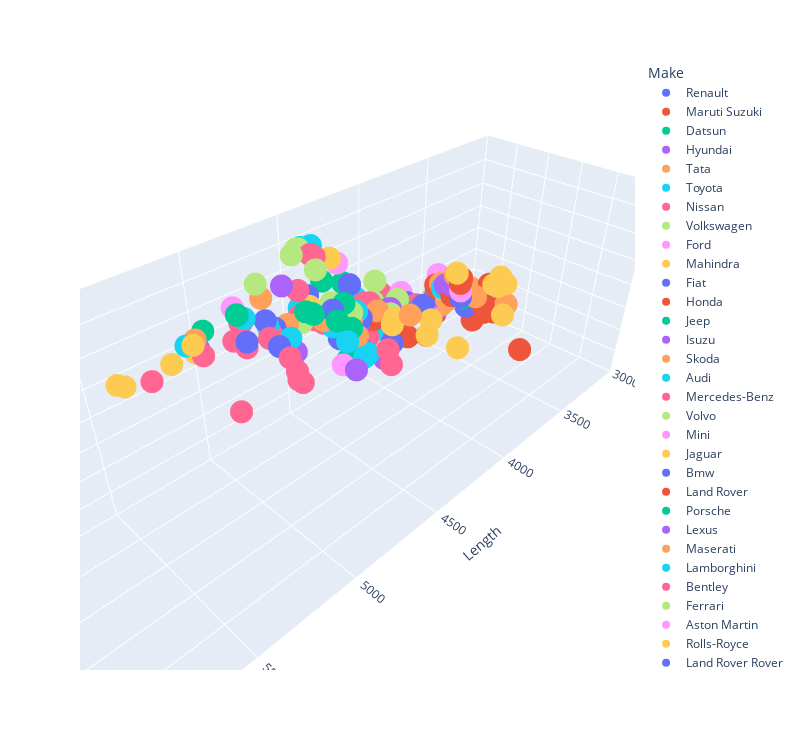

Notebook source saved alongside this figure:
### Code cell
fig= px.scatter_3d(df, x='Length', z='Width', y='Height',color='Make',width=800,height=750)
fig.update_layout(scene = dict(
        xaxis = dict(range=[3000,6000],),
                     yaxis = dict(range=[1000,2000],),
                     zaxis = dict(range=[1200,2000],),),showlegend=True)
fig.show()

### Figure 1 — Plotly figure (JSON) as saved in the notebook; plotly's stock layout.template omitted (floating-point values rounded to 4 significant figures; data arrays with more than 128 entries replaced by an {"elided": "..."} marker saying what was removed)
{"data": [{"hovertemplate": "Make=Renault<br>Length=%{x}<br>Height=%{y}<br>Width=%{z}<extra></extra>", "legendgroup": "Renault", "marker": {"color": "#636efa", "symbol": "circle"}, "mode": "markers", "name": "Renault", "scene": "scene", "showlegend": true, "type": "scatter3d", "x": [3731, 3731, 3731, 3731, 3731, 3731, 3731, 3731, 3731, 3731, 3731, 3731, 3990, 3990, 3990, 3990, 4315, 4315, 4315, 4315, 4315, 4315, 4315, 4315, 4315, 4498, 4498, 4498, 4329, 4329, 4329, 4329], "y": [1490, 1490, 1490, 1490, 1490, 1490, 1490, 1490, 1490, 1490, 1490, 1490, 1643, 1643, 1643, 1643, 1695, 1695, 1695, 1695, 1695, 1695, 1695, 1695, 1695, 1697, 1697, 1697, 1619, 1619, 1619, 1619], "z": [1579, 1579, 1579, 1580, 1579, 1579, 1579, 1579, 1579, 1579, 1579, 1579, 1739, 1739, 1739, 1739, 1822, 1822, 1822, 1822, 1822, 1822, 1822, 1822, 1822, 1751, 1751, 1751, 1813, 1813, 1813, 1813]}, {"hovertemplate": "Make=Maruti Suzuki<br>Length=%{x}<br>Height=%{y}<br>Width=%{z}<extra></extra>", "legendgroup": "Maruti Suzuki", "marker": {"color": "#EF553B", "symbol": "circle"}, "mode": "markers", "name": "Maruti Suzuki", "scene": "scene", "showlegend": true, "type": "scatter3d", "x": {"elided": "133 int values"}, "y": {"elided": "133 int values"}, "z": {"elided": "133 int values"}}, {"hovertemplate": "Make=Datsun<br>Length=%{x}<br>Height=%{y}<br>Width=%{z}<extra></extra>", "legendgroup": "Datsun", "marker": {"color": "#00cc96", "symbol": "circle"}, "mode": "markers", "name": "Datsun", "scene": "scene", "showlegend": true, "type": "scatter3d", "x": [3788, 3788, 3788, 3788, 3788, 3788, 3788, 3788, 3788], "y": [1507, 1507, 1507, 1507, 1507, 1507, 1507, 1507, 1507], "z": [1636, 1636, 1636, 1636, 1636, 1636, 1636, 1636, 1636]}, {"hovertemplate": "Make=Hyundai<br>Length=%{x}<br>Height=%{y}<br>Width=%{z}<extra></extra>", "legendgroup": "Hyundai", "marker": {"color": "#ab63fa", "symbol": "circle"}, "mode": "markers", "name": "Hyundai", "scene": "scene", "showlegend": true, "type": "scatter3d", "x": [3610, 3610, 3610, 3610, 3610, 3610, 3610, 3610, 3995, 3995, 3995, 3985, 3985, 3985, 3985, 3985, 3995, 3985, 3985, 3985, 3985, 3985, 3765, 3765, 3765, 3995, 3995, 3995, 3995, 3995, 3995, 3995, 3995, 3995, 3995, 3995, 3995, 3995, 4440, 4440, 4440, 4440, 4440, 4440, 4440, 4440, 4440, 4440, 4440, 4440, 4440, 3765, 3765, 3765, 3765, 3765, 3765, 4620, 4620, 4620, 4620, 4475, 4475, 4475, 4475, 4475, 4475, 4475, 4475, 3805, 3805, 3805, 3805, 3805, 3805, 3805, 3805, 3805, 3805, 3995, 3995, 3995, 3995, 3995, 3995, 3995, 3995, 3995, 4270, 4270, 4270, 4270, 4270, 4270, 4270, 4270, 4270, 4270, 4270, 4270, 4270, 4270, 4270, 4270, 4270, 4270], "y": [1560, 1560, 1560, 1560, 1560, 1560, 1560, 1560, 1520, 1520, 1505, 1505, 1505, 1505, 1505, 1505, 1505, 1505, 1505, 1505, 1505, 1505, 1520, 1520, 1520, 1590, 1590, 1590, 1590, 1590, 1590, 1590, 1590, 1590, 1555, 1555, 1555, 1555, 1445, 1445, 1445, 1445, 1445, 1445, 1445, 1445, 1445, 1445, 1445, 1445, 1445, 1520, 1520, 1520, 1520, 1520, 1520, 1465, 1465, 1465, 1465, 1660, 1660, 1660, 1660, 1660, 1660, 1660, 1660, 1520, 1520, 1520, 1520, 1520, 1520, 1520, 1520, 1520, 1520, 1520, 1520, 1520, 1520, 1520, 1520, 1520, 1520, 1520, 1630, 1630, 1630, 1630, 1630, 1630, 1630, 1630, 1630, 1630, 1630, 1630, 1630, 1630, 1630, 1630, 1630, 1665], "z": [1645, 1645, 1645, 1645, 1645, 1645, 1645, 1645, 1660, 1660, 1710, 1734, 1734, 1734, 1734, 1734, 1734, 1734, 1734, 1734, 1734, 1734, 1660, 1660, 1660, 1770, 1770, 1770, 1770, 1770, 1770, 1770, 1770, 1770, 1760, 1760, 1760, 1760, 1729, 1729, 1729, 1729, 1729, 1729, 1729, 1729, 1729, 1729, 1729, 1729, 1729, 1660, 1660, 1660, 1660, 1660, 1660, 1800, 1800, 1800, 1800, 1850, 1850, 1850, 1850, 1850, 1850, 1850, 1850, 1680, 1680, 1680, 1680, 1680, 1680, 1680, 1680, 1680, 1680, 1660, 1660, 1660, 1660, 1660, 1660, 1660, 1660, 1660, 1780, 1780, 1780, 1780, 1780, 1780, 1780, 1780, 1780, 1780, 1780, 1780, 1780, 1780, 1780, 1780, 1780, 1780]}, {"hovertemplate": "Make=Tata<br>Length=%{x}<br>Height=%{y}<br>Width=%{z}<extra></extra>", "legendgroup": "Tata", "marker": {"color": "#FFA15A", "symbol": "circle"}, "mode": "markers", "name": "Tata", "scene": "scene", "showlegend": true, "type": "scatter3d", "x": [3765, 3746, 3746, 3746, 3746, 3746, 3746, 3746, 3825, 3825, 3825, 3825, 3990, 3990, 3990, 3990, 3990, 3990, 3990, 3990, 3990, 3990, 3992, 3992, 3992, 3992, 3995, 3995, 3995, 3995, 3995, 3995, 3994, 3994, 3994, 3994, 3994, 3994, 3994, 3994, 3994, 3994, 3994, 3994, 3994, 3994, 3994, 3994, 3994, 3994, 3994, 3994, 3994, 3994, 3994, 4788, 4788, 4788, 4788, 4655, 4655, 4598, 4598, 4598, 4598, 4598, 4598, 3793, 3793, 3793], "y": [1535, 1535, 1535, 1535, 1535, 1535, 1535, 1535, 1562, 1562, 1562, 1562, 1523, 1523, 1523, 1523, 1523, 1523, 1523, 1523, 1523, 1523, 1537, 1537, 1537, 1537, 1570, 1570, 1570, 1570, 1570, 1570, 1607, 1607, 1607, 1607, 1607, 1607, 1607, 1607, 1607, 1607, 1607, 1607, 1607, 1607, 1607, 1607, 1607, 1607, 1607, 1607, 1607, 1607, 1607, 1791, 1791, 1791, 1791, 1922, 1922, 1706, 1706, 1706, 1706, 1706, 1706, 1587, 1587, 1587], "z": [1677, 1647, 1647, 1647, 1647, 1647, 1647, 1647, 1695, 1695, 1695, 1695, 1755, 1755, 1755, 1755, 1755, 1755, 1755, 1755, 1755, 1755, 1677, 1677, 1677, 1677, 1706, 1706, 1706, 1706, 1706, 1706, 1811, 1811, 1811, 1811, 1811, 1811, 1811, 1811, 1811, 1811, 1811, 1811, 1811, 1811, 1811, 1811, 1811, 1811, 1811, 1811, 1811, 1811, 1811, 1903, 1903, 1903, 1903, 1965, 1965, 1894, 1894, 1894, 1894, 1894, 1894, 1665, 1665, 1665]}, {"hovertemplate": "Make=Toyota<br>Length=%{x}<br>Height=%{y}<br>Width=%{z}<extra></extra>", "legendgroup": "Toyota", "marker": {"color": "#19d3f3", "symbol": "circle"}, "mode": "markers", "name": "Toyota", "scene": "scene", "showlegend": true, "type": "scatter3d", "x": [3884, 3884, 3884, 3884, 3884, 3884, 3884, 3884, 3884, 3884, 3884, 3884, 3884, 3884, 4369, 4369, 4369, 4369, 4369, 4369, 4369, 4369, 4369, 4369, 3895, 3895, 3895, 3895, 3895, 3895, 3995, 3995, 3995, 3995, 3995, 4840, 4735, 4735, 4735, 4735, 4735, 4735, 4735, 4735, 4735, 4735, 4735, 4735, 4735, 4735, 4735, 4735, 4620, 4620, 4620, 4620, 4620, 4620, 4795, 4795, 4795, 4795, 4795, 4795, 4795, 4950, 4540, 4885, 4425, 4425, 4425, 4425, 4425, 4425, 4425, 4425, 4425, 4425, 4425, 4425, 4425, 4425], "y": [1510, 1510, 1510, 1510, 1510, 1510, 1510, 1510, 1510, 1510, 1510, 1510, 1510, 1510, 1510, 1510, 1510, 1510, 1510, 1510, 1510, 1510, 1510, 1510, 1555, 1555, 1555, 1555, 1555, 1555, 1540, 1540, 1540, 1540, 1540, 1880, 1795, 1795, 1795, 1795, 1795, 1795, 1795, 1795, 1795, 1795, 1795, 1795, 1795, 1795, 1795, 1795, 1475, 1475, 1475, 1475, 1475, 1475, 1835, 1835, 1835, 1835, 1835, 1835, 1835, 1910, 1490, 1455, 1495, 1495, 1495, 1495, 1495, 1495, 1495, 1495, 1495, 1495, 1495, 1495, 1495, 1495], "z": [1695, 1695, 1695, 1695, 1695, 1695, 1695, 1695, 1695, 1695, 1695, 1695, 1695, 1695, 1695, 1695, 1695, 1695, 1695, 1695, 1695, 1695, 1695, 1695, 1735, 1735, 1735, 1735, 1735, 1735, 1745, 1745, 1745, 1745, 1745, 1885, 1830, 1830, 1830, 1830, 1830, 1830, 1830, 1830, 1830, 1830, 1830, 1830, 1830, 1830, 1830, 1830, 1775, 1775, 1775, 1775, 1775, 1775, 1855, 1855, 1855, 1855, 1855, 1855, 1855, 1980, 1760, 1840, 1730, 1730, 1730, 1730, 1730, 1730, 1730, 1730, 1730, 1730, 1730, 1730, 1730, 1730]}, {"hovertemplate": "Make=Nissan<br>Length=%{x}<br>Height=%{y}<br>Width=%{z}<extra></extra>", "legendgroup": "Nissan", "marker": {"color": "#FF6692", "symbol": "circle"}, "mode": "markers", "name": "Nissan", "scene": "scene", "showlegend": true, "type": "scatter3d", "x": [3801, 3801, 3801, 4455, 4455, 4455, 4455, 4455, 4455, 4455, 4331, 4331, 4331, 4331, 4331, 4331, 4710, 3825, 3825, 3825, 3825, 4384, 4384, 4384, 4384, 4384, 4384, 4384, 4384], "y": [1530, 1530, 1530, 1515, 1515, 1515, 1515, 1515, 1515, 1515, 1671, 1671, 1671, 1671, 1671, 1671, 1370, 1530, 1530, 1525, 1525, 1651, 1651, 1651, 1651, 1651, 1651, 1651, 1651], "z": [1665, 1665, 1665, 1695, 1695, 1695, 1695, 1695, 1695, 1695, 1822, 1822, 1822, 1822, 1822, 1822, 1895, 1665, 1665, 1665, 1665, 1813, 1813, 1813, 1813, 1813, 1813, 1813, 1813]}, {"hovertemplate": "Make=Volkswagen<br>Length=%{x}<br>Height=%{y}<br>Width=%{z}<extra></extra>", "legendgroup": "Volkswagen", "marker": {"color": "#B6E880", "symbol": "circle"}, "mode": "markers", "name": "Volkswagen", "scene": "scene", "showlegend": true, "type": "scatter3d", "x": [3971, 3971, 3971, 3971, 3971, 3971, 3971, 3971, 3995, 3995, 3995, 4486, 4390, 4390, 4390, 4390, 4390, 4390, 4390, 4390, 4390, 4390, 3971, 3971, 4767, 4767, 4767, 4767], "y": [1469, 1469, 1469, 1469, 1469, 1469, 1469, 1469, 1483, 1483, 1483, 1672, 1467, 1467, 1467, 1467, 1467, 1467, 1467, 1467, 1467, 1467, 1469, 1469, 1456, 1456, 1456, 1456], "z": [1682, 1682, 1682, 1682, 1682, 1682, 1682, 1682, 1682, 1682, 1682, 1839, 1699, 1699, 1699, 1699, 1699, 1699, 1699, 1699, 1699, 1699, 1682, 1682, 1832, 1832, 1832, 1832]}, {"hovertemplate": "Make=Ford<br>Length=%{x}<br>Height=%{y}<br>Width=%{z}<extra></extra>", "legendgroup": "Ford", "marker": {"color": "#FF97FF", "symbol": "circle"}, "mode": "markers", "name": "Ford", "scene": "scene", "showlegend": true, "type": "scatter3d", "x": [3954, 3954, 3954, 3954, 3954, 3954, 3954, 3954, 3995, 3995, 3995, 3995, 3995, 3995, 3995, 3995, 3995, 3995, 3995, 3995, 3995, 4784, 3998, 3998, 3998, 3998, 3998, 3998, 3998, 3998, 3998, 3998, 3998, 3998, 4903, 4903, 4903, 3941, 3941, 3941, 3941, 3941, 3941], "y": [1570, 1570, 1570, 1570, 1570, 1570, 1570, 1570, 1525, 1525, 1525, 1525, 1525, 1525, 1525, 1525, 1525, 1525, 1525, 1525, 1525, 1391, 1647, 1647, 1647, 1647, 1647, 1647, 1647, 1647, 1647, 1647, 1647, 1647, 1837, 1837, 1837, 1525, 1525, 1525, 1525, 1525, 1525], "z": [1737, 1737, 1737, 1737, 1737, 1737, 1737, 1737, 1704, 1704, 1704, 1704, 1704, 1705, 1704, 1704, 1704, 1704, 1704, 1704, 1704, 2080, 1765, 1765, 1765, 1765, 1765, 1765, 1765, 1765, 1765, 1765, 1765, 1765, 1869, 1869, 1869, 1704, 1704, 1704, 1704, 1704, 1704]}, {"hovertemplate": "Make=Mahindra<br>Length=%{x}<br>Height=%{y}<br>Width=%{z}<extra></extra>", "legendgroup": "Mahindra", "marker": {"color": "#FECB52", "symbol": "circle"}, "mode": "markers", "name": "Mahindra", "scene": "scene", "showlegend": true, "type": "scatter3d", "x": [3991, 4850, 3700, 3700, 3700, 3700, 3700, 3700, 3700, 3700, 3700, 3700, 3700, 3700, 3700, 3700, 3700, 3700, 3995, 3995, 4400, 4400, 4400, 4585, 4585, 4585, 4585, 4585, 4585, 4585, 4585, 4456, 4456, 4456, 4456, 4456, 4456, 4585, 4585, 4585, 4585, 4585, 4585, 4585, 4585, 4585, 4585, 4585, 4585, 4585, 4585, 4585, 4585, 4585, 4585, 4585, 4585, 4585, 3995, 3995, 3995, 3995, 3995, 3995, 3995, 4520, 3985, 3985, 3985, 3985], "y": [1540, 1.845, 1655, 1655, 1655, 1655, 1655, 1655, 1655, 1655, 1655, 1655, 1655, 1655, 1655, 1655, 1655, 1655, 1880, 1617, 1812, 1812, 1812, 1774, 1774, 1774, 1774, 1774, 1774, 1774, 1774, 1995, 1995, 1995, 1995, 1995, 1995, 1785, 1785, 1785, 1785, 1785, 1785, 1785, 1785, 1785, 1785, 1785, 1785, 1785, 1785, 1785, 1785, 1785, 1785, 1785, 1785, 1785, 1817, 1817, 1817, 1839, 1839, 1839, 1839, 1895, 1870, 1870, 1870, 1870], "z": [1740, 1960, 1735, 1735, 1735, 1735, 1735, 1735, 1735, 1735, 1735, 1735, 1735, 1735, 1735, 1735, 1735, 1735, 1745, 1821, 1835, 1835, 1835, 1866, 1866, 1866, 1866, 1866, 1866, 1866, 1866, 1820, 1820, 1820, 1820, 1820, 1820, 1890, 1890, 1890, 1890, 1890, 1890, 1890, 1890, 1890, 1890, 1890, 1890, 1890, 1890, 1890, 1890, 1890, 1890, 1890, 1890, 1890, 1835, 1835, 1835, 1835, 1835, 1835, 1835, 1850, 1850, 1850, 1850, 1850]}, {"hovertemplate": "Make=Fiat<br>Length=%{x}<br>Height=%{y}<br>Width=%{z}<extra></extra>", "legendgroup": "Fiat", "marker": {"color": "#636efa", "symbol": "circle"}, "mode": "markers", "name": "Fiat", "scene": "scene", "showlegend": true, "type": "scatter3d", "x": [3989, 3989, 3989, 4596, 4596, 4596, 3989, 3989, 3989], "y": [1542, 1542, 1542, 1494, 1494, 1487, 1525, 1525, 1525], "z": [1706, 1706, 1706, 1730, 1730, 1730, 1687, 1687, 1687]}, {"hovertemplate": "Make=Honda<br>Length=%{x}<br>Height=%{y}<br>Width=%{z}<extra></extra>", "legendgroup": "Honda", "marker": {"color": "#EF553B", "symbol": "circle"}, "mode": "markers", "name": "Honda", "scene": "scene", "showlegend": true, "type": "scatter3d", "x": [3955, 3955, 3955, 3955, 3955, 3955, 3955, 3955, 4592, 3995, 3995, 3995, 3995, 3995, 3995, 3995, 3995, 3995, 3995, 3995, 3995, 3995, 3995, 3995, 3995, 3995, 3995, 3995, 3995, 4453, 4453, 4453, 4456, 4456, 4453, 4453, 4456, 4656, 4656, 4656, 4656, 4656, 3999, 3999, 3999, 3999, 3999, 3999, 4933, 4440, 4440, 4440, 4440, 4440, 4440, 4440, 4440, 4440, 4440], "y": [1544, 1544, 1544, 1544, 1544, 1544, 1544, 1544, 1679, 1501, 1498, 1498, 1501, 1501, 1501, 1501, 1501, 1501, 1501, 1501, 1501, 1501, 1501, 1501, 1501, 1501, 1501, 1501, 1501, 1666, 1666, 1666, 1666, 1666, 1666, 1666, 1666, 1433, 1433, 1433, 1433, 1433, 1601, 1601, 1601, 1601, 1601, 1601, 1464, 1495, 1495, 1495, 1495, 1495, 1495, 1495, 1495, 1495, 1495], "z": [1694, 1694, 1694, 1694, 1694, 1694, 1694, 1694, 1855, 1695, 1695, 1695, 1695, 1695, 1695, 1695, 1695, 1695, 1695, 1695, 1695, 1695, 1695, 1695, 1695, 1695, 1695, 1695, 1695, 1735, 1735, 1735, 1735, 1735, 1735, 1735, 1735, 1799, 1799, 1799, 1799, 1799, 1734, 1734, 1734, 1734, 1734, 1734, 1849, 1695, 1695, 1695, 1695, 1695, 1695, 1695, 1695, 1695, 1695]}, {"hovertemplate": "Make=Jeep<br>Length=%{x}<br>Height=%{y}<br>Width=%{z}<extra></extra>", "legendgroup": "Jeep", "marker": {"color": "#00cc96", "symbol": "circle"}, "mode": "markers", "name": "Jeep", "scene": "scene", "showlegend": true, "type": "scatter3d", "x": [4398, 4398, 4828, 4828, 4846, 4828, 4395, 4395, 4395, 4395, 4395, 4395, 4395, 4395, 4395, 4395, 4395, 4395, 4395, 4395, 4395, 4395, 4395, 4395, 4395, 4395, 4395, 4882], "y": [1657, 1657, 1802, 1802, 1749, 1802, 1640, 1640, 1640, 1640, 1640, 1640, 1640, 1640, 1640, 1640, 1640, 1640, 1640, 1640, 1640, 1640, 1640, 1640, 1640, 1640, 1640, 1838], "z": [1818, 1818, 1943, 1943, 1954, 1943, 1818, 1818, 1818, 1818, 1818, 1818, 1818, 1818, 1818, 1818, 1818, 1818, 1818, 1818, 1818, 1818, 1818, 1818, 1818, 1818, 1818, 1877]}, {"hovertemplate": "Make=Isuzu<br>Length=%{x}<br>Height=%{y}<br>Width=%{z}<extra></extra>", "legendgroup": "Isuzu", "marker": {"color": "#ab63fa", "symbol": "circle"}, "mode": "markers", "name": "Isuzu", "scene": "scene", "showlegend": true, "type": "scatter3d", "x": [4825, 4825], "y": [1840, 1840], "z": [1860, 1860]}, {"hovertemplate": "Make=Skoda<br>Length=%{x}<br>Height=%{y}<br>Width=%{z}<extra></extra>", "legendgroup": "Skoda", "marker": {"color": "#FFA15A", "symbol": "circle"}, "mode": "markers", "name": "Skoda", "scene": "scene", "showlegend": true, "type": "scatter3d", "x": [4861, 4861, 4861, 4861, 4861, 4413, 4413, 4413, 4413, 4861, 4861, 4861, 4861, 4861, 4861, 4861, 4697, 4413, 4413, 4413, 4413, 4413, 4413, 4413, 4413, 4413, 4413, 4413, 4413, 4413, 4413, 4670, 4670, 4670, 4670, 4670, 4670, 4670, 4670, 4670, 4670, 4670, 4670], "y": [1483, 1483, 1483, 1483, 1483, 1466, 1466, 1466, 1466, 1483, 1483, 1483, 1483, 1483, 1483, 1483, 1665, 1466, 1466, 1466, 1466, 1466, 1466, 1466, 1466, 1466, 1466, 1466, 1466, 1466, 1466, 1476, 1476, 1476, 1476, 1476, 1476, 1476, 1476, 1476, 1476, 1476, 1476], "z": [1864, 1864, 1864, 1864, 1864, 1699, 1699, 1699, 1699, 1864, 1864, 1864, 1864, 1864, 1864, 1864, 1882, 1699, 1699, 1699, 1699, 1699, 1699, 1699, 1699, 1699, 1699, 1699, 1699, 1699, 1699, 1814, 1814, 1814, 1814, 1814, 1814, 1814, 1814, 1814, 1814, 1814, 1814]}, {"hovertemplate": "Make=Audi<br>Length=%{x}<br>Height=%{y}<br>Width=%{z}<extra></extra>", "legendgroup": "Audi", "marker": {"color": "#19d3f3", "symbol": "circle"}, "mode": "markers", "name": "Audi", "scene": "scene", "showlegend": true, "type": "scatter3d", "x": [4456, 4456, 4456, 4456, 4388, 4388, 4388, 4388, 4726, 4726, 4421, 4933, 4933, 4718, 5052, 5302, 4440, 4388, 4388, 4663, 4663, 5052, 5052, 5052, 5052, 5052, 5052, 5012], "y": [1416, 1416, 1416, 1416, 1608, 1608, 1608, 1608, 1427, 1427, 1409, 1455, 1455, 1384, 1740, 1485, 1252, 1608, 1608, 1659, 1659, 1740, 1740, 1740, 1740, 1740, 1740, 1419], "z": [1796, 1796, 1796, 1796, 1831, 1831, 1831, 1831, 1842, 1842, 1793, 1874, 1874, 1843, 1968, 1945, 2029, 1831, 1831, 1898, 1898, 1968, 1968, 1968, 1968, 1968, 1968, 1911]}, {"hovertemplate": "Make=Mercedes-Benz<br>Length=%{x}<br>Height=%{y}<br>Width=%{z}<extra></extra>", "legendgroup": "Mercedes-Benz", "marker": {"color": "#FF6692", "symbol": "circle"}, "mode": "markers", "name": "Mercedes-Benz", "scene": "scene", "showlegend": true, "type": "scatter3d", "x": [4393, 4393, 4393, 4393, 4630, 4630, 4630, 5120, 5146, 5146, 5146, 5120, 5116, 5246, 5027, 4763, 4817, 5453, 5246, 5027, 5063, 5063, 5063, 4879, 5063, 5063, 5063, 5063, 4686, 5370, 5140, 5140, 4933, 4546, 4551, 4544, 4292, 4292, 4686, 4686, 4686, 4756, 4686, 4686, 4924, 4924, 4424, 4424, 4424, 4445, 4424, 4445, 4658, 4658], "y": [1557, 1557, 1557, 1557, 1432, 1432, 1432, 1850, 1850, 1850, 1850, 1850, 1494, 1494, 1411, 1938, 1969, 1498, 1494, 1417, 1494, 1494, 1494, 1474, 1494, 1494, 1494, 1494, 1409, 1880, 1880, 1901, 1475, 1288, 1284, 1259, 1433, 1433, 1442, 1442, 1442, 1426, 1442, 1442, 1772, 1772, 1494, 1494, 1494, 1479, 1494, 1479, 1644, 1644], "z": [1786, 1786, 1786, 1786, 1777, 1777, 1777, 1934, 1982, 1982, 1982, 1934, 1899, 1899, 1899, 1855, 1931, 1899, 1899, 1899, 1860, 1860, 1860, 1854, 1860, 1860, 1860, 1860, 1810, 1928, 1928, 1928, 1852, 1939, 2007, 1939, 1780, 2022, 1810, 1810, 1810, 1839, 1810, 1810, 2157, 2157, 1804, 1804, 1804, 1804, 1804, 1804, 1890, 1890]}, {"hovertemplate": "Make=Volvo<br>Length=%{x}<br>Height=%{y}<br>Width=%{z}<extra></extra>", "legendgroup": "Volvo", "marker": {"color": "#B6E880", "symbol": "circle"}, "mode": "markers", "name": "Volvo", "scene": "scene", "showlegend": true, "type": "scatter3d", "x": [4425, 4369, 4369, 4635, 4635, 4637, 4688, 4950, 4950, 4950, 4950, 4950, 4370, 4370, 4950], "y": [1652, 1420, 1420, 1484, 1484, 1539, 1658, 1776, 1776, 1776, 1776, 1776, 1458, 1470, 1543], "z": [1863, 2041, 2041, 2097, 1865, 2097, 1902, 2140, 2140, 2140, 2140, 2140, 1783, 1857, 2052]}, {"hovertemplate": "Make=Mini<br>Length=%{x}<br>Height=%{y}<br>Width=%{z}<extra></extra>", "legendgroup": "Mini", "marker": {"color": "#FF97FF", "symbol": "circle"}, "mode": "markers", "name": "Mini", "scene": "scene", "showlegend": true, "type": "scatter3d", "x": [3874, 4299, 4299, 4299, 4299], "y": [1414, 1557, 1557, 1557, 1557], "z": [1727, 1822, 1822, 1822, 1822]}, {"hovertemplate": "Make=Jaguar<br>Length=%{x}<br>Height=%{y}<br>Width=%{z}<extra></extra>", "legendgroup": "Jaguar", "marker": {"color": "#FECB52", "symbol": "circle"}, "mode": "markers", "name": "Jaguar", "scene": "scene", "showlegend": true, "type": "scatter3d", "x": [4691, 4691, 4691, 4691, 4961, 5252, 5252, 5067, 5067, 5252, 5252, 5255, 4731, 4731, 4470, 4475, 4475, 4482, 4482, 4482, 4482], "y": [1416, 1416, 1416, 1416, 1460, 1457, 1457, 1457, 1457, 1457, 1457, 1460, 1651, 1651, 1308, 1311, 1311, 1311, 1308, 1308, 1311], "z": [1850, 1850, 1850, 1850, 2091, 1899, 1899, 2091, 2091, 1899, 1899, 1899, 2175, 2175, 2042, 2042, 2042, 1923, 1923, 1923, 1923]}, {"hovertemplate": "Make=Bmw<br>Length=%{x}<br>Height=%{y}<br>Width=%{z}<extra></extra>", "legendgroup": "Bmw", "marker": {"color": "#636efa", "symbol": "circle"}, "mode": "markers", "name": "Bmw", "scene": "scene", "showlegend": true, "type": "scatter3d", "x": [4657, 4657, 4657, 4461, 5120, 5120, 5120, 5120, 5219, 5219, 4439, 4439, 4439, 4477, 4439, 4633, 4633, 4633, 4752, 4752, 4752, 4324, 4324, 5151, 5151, 4671, 4907, 4907, 4907, 5219, 5219, 5091, 4956], "y": [1678, 1678, 1678, 1410, 1479, 1479, 1479, 1479, 1481, 1481, 1612, 1612, 1612, 1545, 1612, 1429, 1429, 1429, 1621, 1621, 1621, 1304, 1304, 1805, 1805, 1383, 1464, 1464, 1464, 1481, 1481, 1538, 1473], "z": [1881, 1881, 1881, 1854, 2169, 2169, 2169, 2169, 2142, 2142, 2060, 2058, 2058, 2058, 1821, 1811, 1811, 1811, 1918, 1918, 1918, 2024, 1459, 2000, 2000, 1870, 1860, 1860, 1860, 2142, 2142, 1902, 1903]}, {"hovertemplate": "Make=Land Rover<br>Length=%{x}<br>Height=%{y}<br>Width=%{z}<extra></extra>", "legendgroup": "Land Rover", "marker": {"color": "#EF553B", "symbol": "circle"}, "mode": "markers", "name": "Land Rover", "scene": "scene", "showlegend": true, "type": "scatter3d", "x": [4600, 4600, 4988, 4988, 4988, 4988, 4988, 4988, 4988, 4988], "y": [1727, 1727, 1846, 1846, 1846, 1846, 1846, 1846, 1846, 1846], "z": [2069, 2069, 2200, 2200, 2200, 2200, 2200, 2200, 2200, 2200]}, {"hovertemplate": "Make=Porsche<br>Length=%{x}<br>Height=%{y}<br>Width=%{z}<extra></extra>", "legendgroup": "Porsche", "marker": {"color": "#00cc96", "symbol": "circle"}, "mode": "markers", "name": "Porsche", "scene": "scene", "showlegend": true, "type": "scatter3d", "x": [4379, 4379, 5049, 5199, 5049, 4918, 4926, 4918, 4519, 4519, 4696, 4696], "y": [1281, 1281, 1427, 1432, 1432, 1696, 1673, 1705, 1300, 1299, 1624, 1624], "z": [1801, 1801, 1937, 1937, 1937, 1983, 1983, 1983, 1852, 1852, 1923, 1923]}, {"hovertemplate": "Make=Lexus<br>Length=%{x}<br>Height=%{y}<br>Width=%{z}<extra></extra>", "legendgroup": "Lexus", "marker": {"color": "#ab63fa", "symbol": "circle"}, "mode": "markers", "name": "Lexus", "scene": "scene", "showlegend": true, "type": "scatter3d", "x": [5000, 4770, 4.64, 4640, 5235, 5235, 5235], "y": [1700, 1345, 1645, 1645, 1450, 1450, 1450], "z": [1895, 1920, 1.845, 1845, 1900, 1900, 1900]}, {"hovertemplate": "Make=Maserati<br>Length=%{x}<br>Height=%{y}<br>Width=%{z}<extra></extra>", "legendgroup": "Maserati", "marker": {"color": "#FFA15A", "symbol": "circle"}, "mode": "markers", "name": "Maserati", "scene": "scene", "showlegend": true, "type": "scatter3d", "x": [5003, 5003, 5003, 4881, 5262, 4881], "y": [1679, 1679, 1679, 1353, 1481, 1353], "z": [2158, 2158, 2158, 1915, 1948, 2056]}, {"hovertemplate": "Make=Lamborghini<br>Length=%{x}<br>Height=%{y}<br>Width=%{z}<extra></extra>", "legendgroup": "Lamborghini", "marker": {"color": "#19d3f3", "symbol": "circle"}, "mode": "markers", "name": "Lamborghini", "scene": "scene", "showlegend": true, "type": "scatter3d", "x": [5112, 4459, 4459, 4459, 4459, 4459, 4459, 4459, 4520, 4780, 4780, 4797], "y": [1638, 1165, 1165, 1165, 1165, 1165, 1165, 1165, 1165, 1136, 1136, 1136], "z": [2181, 1924, 1924, 1924, 1924, 1924, 1924, 1924, 1933, 2030, 2030, 2030]}, {"hovertemplate": "Make=Bentley<br>Length=%{x}<br>Height=%{y}<br>Width=%{z}<extra></extra>", "legendgroup": "Bentley", "marker": {"color": "#FF6692", "symbol": "circle"}, "mode": "markers", "name": "Bentley", "scene": "scene", "showlegend": true, "type": "scatter3d", "x": [4807, 5141, 5140, 5575, 5299, 5299], "y": [1401, 1742, 1742, 1521, 1488, 1488], "z": [2226, 1998, 1998, 2208, 2207, 2207]}, {"hovertemplate": "Make=Ferrari<br>Length=%{x}<br>Height=%{y}<br>Width=%{z}<extra></extra>", "legendgroup": "Ferrari", "marker": {"color": "#B6E880", "symbol": "circle"}, "mode": "markers", "name": "Ferrari", "scene": "scene", "showlegend": true, "type": "scatter3d", "x": [4569, 4571, 4568, 4568, 4922, 4922, 4657, 4568], "y": [1320, 1203, 1213, 1213, 1383, 1383, 1276, 1211], "z": [1910, 1951, 1952, 1952, 1980, 1980, 1971, 1952]}, {"hovertemplate": "Make=Aston Martin<br>Length=%{x}<br>Height=%{y}<br>Width=%{z}<extra></extra>", "legendgroup": "Aston Martin", "marker": {"color": "#FF97FF", "symbol": "circle"}, "mode": "markers", "name": "Aston Martin", "scene": "scene", "showlegend": true, "type": "scatter3d", "x": [4385, 4465, 5019], "y": [1250, 1273, 1360], "z": [1865, 2153, 1929]}, {"hovertemplate": "Make=Rolls-Royce<br>Length=%{x}<br>Height=%{y}<br>Width=%{z}<extra></extra>", "legendgroup": "Rolls-Royce", "marker": {"color": "#FECB52", "symbol": "circle"}, "mode": "markers", "name": "Rolls-Royce", "scene": "scene", "showlegend": true, "type": "scatter3d", "x": [5399, 5569, 5612, 5285, 5842, 5842, 6092], "y": [1550, 1550, 1598, 1502, 1638, 1638, 1640], "z": [1948, 1948, 1987, 1947, 1990, 1990, 1990]}, {"hovertemplate": "Make=Land Rover Rover<br>Length=%{x}<br>Height=%{y}<br>Width=%{z}<extra></extra>", "legendgroup": "Land Rover Rover", "marker": {"color": "#636efa", "symbol": "circle"}, "mode": "markers", "name": "Land Rover Rover", "scene": "scene", "showlegend": true, "type": "scatter3d", "x": [4797, 4879, 4879, 4879, 4879, 4879, 4879, 4879, 4879, 4999, 4999, 5199, 4999, 5199], "y": [1665, 1803, 1803, 1803, 1803, 1803, 1803, 1803, 1803, 1877, 1827, 1840, 1835, 1840], "z": [2145, 2220, 2220, 2220, 2220, 2220, 2220, 2220, 2220, 2034, 2220, 2220, 2220, 2220]}, {"hovertemplate": "Make=Go+<br>Length=%{x}<br>Height=%{y}<br>Width=%{z}<extra></extra>", "legendgroup": "Go+", "marker": {"color": "#EF553B", "symbol": "circle"}, "mode": "markers", "name": "Go+", "scene": "scene", "showlegend": true, "type": "scatter3d", "x": [3995, 3995, 3995, 3995, 3995, 3995, 3995, 3995, 3995], "y": [1507, 1507, 1507, 1507, 1507, 1507, 1507, 1507, 1507], "z": [1635, 1635, 1635, 1635, 1635, 1635, 1635, 1635, 1635]}, {"hovertemplate": "Make=Kia<br>Length=%{x}<br>Height=%{y}<br>Width=%{z}<extra></extra>", "legendgroup": "Kia", "marker": {"color": "#00cc96", "symbol": "circle"}, "mode": "markers", "name": "Kia", "scene": "scene", "showlegend": true, "type": "scatter3d", "x": [4315, 4315, 4315, 4315, 4315], "y": [1645, 1645, 1645, 1645, 1645], "z": [1800, 1800, 1800, 1800, 1800]}, {"hovertemplate": "Make=Mitsubishi<br>Length=%{x}<br>Height=%{y}<br>Width=%{z}<extra></extra>", "legendgroup": "Mitsubishi", "marker": {"color": "#ab63fa", "symbol": "circle"}, "mode": "markers", "name": "Mitsubishi", "scene": "scene", "showlegend": true, "type": "scatter3d", "x": [4695, 4695, 4695, 4695, 4695, 4695, 4900], "y": [1710, 1840, 1840, 1840, 1840, 1840, 1900], "z": [1810, 1815, 1815, 1815, 1815, 1815, 1875]}, {"hovertemplate": "Make=Maruti Suzuki R<br>Length=%{x}<br>Height=%{y}<br>Width=%{z}<extra></extra>", "legendgroup": "Maruti Suzuki R", "marker": {"color": "#FFA15A", "symbol": "circle"}, "mode": "markers", "name": "Maruti Suzuki R", "scene": "scene", "showlegend": true, "type": "scatter3d", "x": [3655, 3655], "y": [1675, 1675], "z": [1620, 1620]}], "layout": {"height": 750, "legend": {"title": {"text": "Make"}, "tracegroupgap": 0}, "margin": {"t": 60}, "scene": {"domain": {"x": [0, 1], "y": [0, 1]}, "xaxis": {"range": [3000, 6000], "title": {"text": "Length"}}, "yaxis": {"range": [1000, 2000], "title": {"text": "Height"}}, "zaxis": {"range": [1200, 2000], "title": {"text": "Width"}}}, "showlegend": true, "width": 800}}
